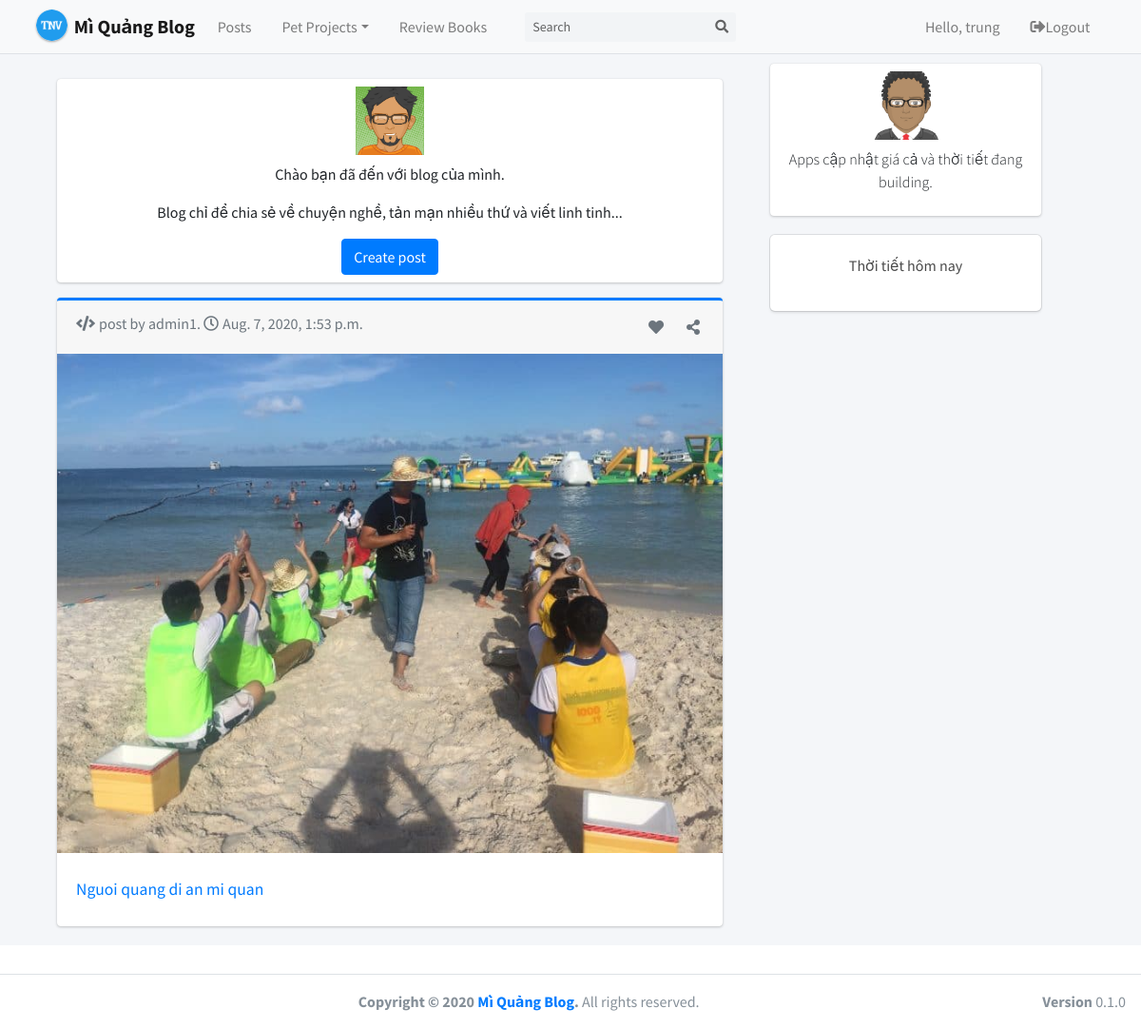
The page / (signed in) on the database its author committed.
### account/models.py (models this page shows, shortened)
class Account(AbstractBaseUser): # extends AbstractBaseUser
    phone_regex = RegexValidator(regex=r'^\d{8,10}$', message="phone number must be entered in the format: +84999999. Up to 14 digits allowed.")
    phone = models.CharField(validators=[phone_regex], max_length=11, unique=True)
    email = models.EmailField(verbose_name="email", max_length=254, unique=True)
    username = models.CharField(verbose_name="username", max_length=50, unique=True)
    full_name = models.CharField(verbose_name="full name", max_length=100)
    description = models.CharField(verbose_name="description", max_length=1000)
    skills = models.CharField(verbose_name="skill", max_length=1000)
    date_joined = models.DateTimeField(verbose_name="date joined", auto_now=True)
    last_login = models.DateTimeField(verbose_name="last login", auto_now=True)
    is_admin = models.BooleanField(default=False)
    is_staff = models.BooleanField(default=False)
    is_active = models.BooleanField(default=True)
    is_superuser = models.BooleanField(default=False)
    first_login = models.BooleanField(default=False)
    USERNAME_FIELD = 'phone'
    REQUIRED_FIELDS = ['email','username']
    objects = MyAccountManager()
    def __str__(self):
        return self.username

### blog/models.py (models this page shows)
class BlogPost(models.Model):
    title = models.CharField(null=False, max_length=50, blank=False)
    content = RichTextUploadingField(blank=True, null=True)
    date_published = models.DateTimeField(auto_now_add=True, verbose_name="date published")
    image = models.ImageField(upload_to='blog', null=False, blank=True)
    date_updated = models.DateTimeField(auto_now=True, verbose_name="date updated")
    author = models.ForeignKey(settings.AUTH_USER_MODEL, on_delete=models.CASCADE)
    slug = models.SlugField(blank=True, unique=True)
    def __str__(self):
        return self.title

### personal/views.py (the view)
# urls.py: path('', index_view, name='home'),
def index_view(request):
    return home_view(request)

### personal/views.py (called while the page is built)
def home_view(request):
    context = {}
    blog_posts = sorted(BlogPost.objects.all(), key=attrgetter('date_updated'), reverse=True)
    context['blog_posts'] = blog_posts
    print(blog_posts)
    context['weather_data'] = get_list_data_weather
    return render(request, 'personal/home.html', context)

### weather/views.py (called while the page is built, shortened)
def get_list_data_weather():
    url = 'http://api.openweathermap.org/data/2.5/weather?q={}&units=metric&appid=271d1234d3f497eed5b1d80a07b3fcd1&lang=vi'
    cities = City.objects.all()
    weather_data = []
    return weather_data

### personal/templates/personal/home.html (shortened to what this page needs)
{% extends 'base.html' %}
{% load static %}
{% block content %}
  <div class="container">
    <div class="row">
      <div class="left-column col-lg-8">
        <div class="mb-3">
          <div class="card m-auto d-flex flex-column p-2">
            <img class="img-fluid d-block m-auto pb-2" src="{% static '/img/avatar04.png' %}" width="72" height="72">
            <p class="text-center">
              Chào bạn đã đến với blog của mình.
            </p>
            <p class="text-center">
              Blog chỉ để chia sẻ về chuyện nghề, tản mạn nhiều thứ và viết linh tinh...
            </p>
            <p class="m-auto"><a class="btn btn-primary" href="{% url 'blog:create' %}">Create post</a></p>
          </div>
        </div>
        {% for post in blog_posts %}
        <div class="blog-post-container">
          {% include 'blog/snippets/blog_post_snippet.html' with blog_post=post %}
        </div>
        {% endfor %}
      </div>
      <div class="right-column col-lg-3 d-lg-flex d-none flex-column">
        <div class="card create-post-bar d-flex flex-column p-2">
          <img class="img-fluid d-block m-auto pb-2" src="{% static '/img/avatar.png' %}" width="72" height="72">
          <p class="lead text-center">Apps cập nhật giá cả và thời tiết đang building.</p>
        </div>
          {% include 'weather/app.html' %}
      </div>
    </div>
  </div>
{% endblock content %}

### templates/navbar.html (shortened to what this page needs)
{% load static %}
  <nav class="main-header navbar navbar-expand-md navbar-light margin-nav">
    <div class="container">
      <a href="{% url 'home' %}" class="navbar-brand">
        <img src="{% static '/img/favicon.ico' %}" alt="Mì Quảng Logo" class="brand-image img-circle elevation-1
             style="opacity: .8">
        <span class="brand-text font-weight-bold">Mì Quảng Blog</span>
      </a>
      <div class="collapse navbar-collapse order-3" id="navbarCollapse">
        <ul class="navbar-nav">
          <li class="nav-item">
            <a href="#" class="nav-link">Posts</a>
          </li>
          <li class="nav-item dropdown">
            <a id="dropdownSubMenu1" href="#" data-toggle="dropdown" aria-haspopup="true" aria-expanded="false" class="nav-link dropdown-toggle">Pet Projects</a>
          </li>
          <li class="nav-item">
            <a href="#" class="nav-link">Review Books</a>
          </li>
        </ul>
        <form class="form-inline ml-0 ml-md-4" method="POST">
          <div class="input-group input-group-sm">
            <input class="form-control form-control-navbar" type="search" placeholder="Search" aria-label="Search">
            <div class="input-group-append">
              <button class="btn btn-navbar" type="submit">
                <i class="fas fa-search"></i>
              </button>
            </div>
          </div>
        </form>
      </div>
      <ul class="order-1 order-md-3 navbar-nav navbar-no-expand ml-auto">
        {% if request.user.is_authenticated %}
        <li class="nav-item">
            <a class="nav-link" href="{% url 'profile' %}">Hello, {{request.user.username}}</a>
        </li>
        <li class="nav-item">
            <a class="nav-link"  href="{% url 'logout' %}" role="button"><i class="fas fa-sign-out-alt"></i>Logout</a>
        </li>
        {% else %}
        <li class="nav-item">
            <a class="nav-link" href="{% url 'login' %}" role="button"><i
                class="fas fa-sign-in-alt"></i>Login</a>
        </li>
        {% endif %}
      </ul>
    </div>
  </nav>

### blog/templates/blog/snippets/blog_post_snippet.html (shortened to what this page needs)
<div class="container">
	<div class="row">
		<div class="card card-outline card-primary m-auto">
			<div class="card-footer text-muted">
				<div>
				  <p class="card-text">
					<i class="fas fa-code pr-1"></i>post by {{blog_post.author}}. <i class="far fa-clock pr-1"></i>{{blog_post.date_updated}}
				<i class="fas fa-share-alt text-muted float-right p-1 my-1" data-toggle="tooltip" data-placement="top" title="Share this post"></i>
				<i class="fas fa-heart text-muted float-right p-1 my-1 mr-3" data-toggle="tooltip" data-placement="top" title="I like it"></i>
				</p>
				</div>
			</div>
			<a href="{% url 'blog:detail' post.slug %}">
				<img class="card-img-top" src="{{blog_post.image.url}}">
			</a>
			<div class="card-body mt-2 mb-2">
				<a href="{% url 'blog:detail' post.slug %}">
					<h2 class="card-title">{{blog_post.title}}</h2>
				</a>
			</div>
		</div>
	</div>
</div>

### personal/templates/personal/home.html (style rules this page uses)
@media (min-width: 768px) { .right-column { margin-left: 20px; } }
.blog-post-container { margin-bottom: 20px; width: 100%; }
.create-post-bar { background-color: #fff; margin-bottom:20px; }
.left-column { padding:0px; margin-top: 10px; min-width: 770 ; }
.right-column { padding:0px; margin-top: 10px; }
.lead { font-size: 16px; }

### blog/templates/blog/snippets/blog_post_snippet.html (style rules this page uses)
.card { max-width: 700px; width: 100%; }
.card-body { padding: 20px; }

### rows shown on the page
Account: user.username "trung"
BlogPost: author "admin1", date_updated "Aug. 7, 2020, 1:53 p.m.", image (picture), title "Nguoi quang di an mi quan"
